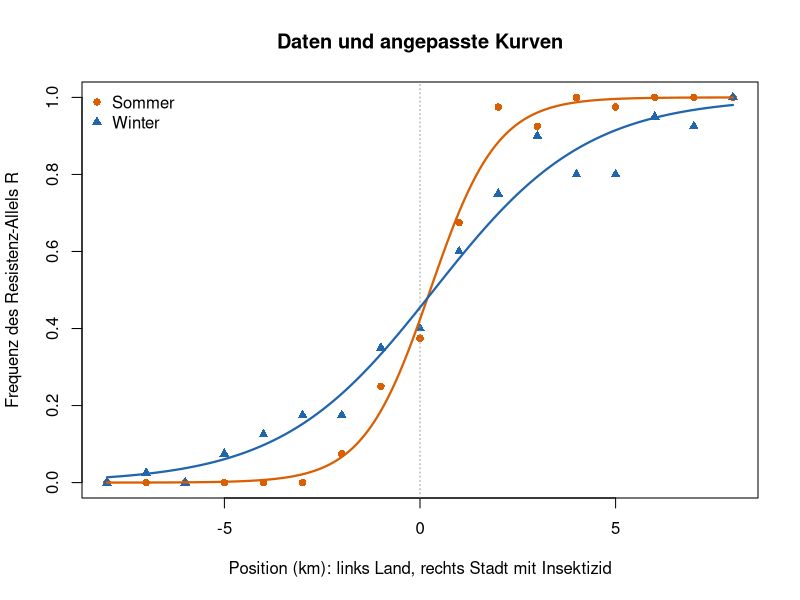
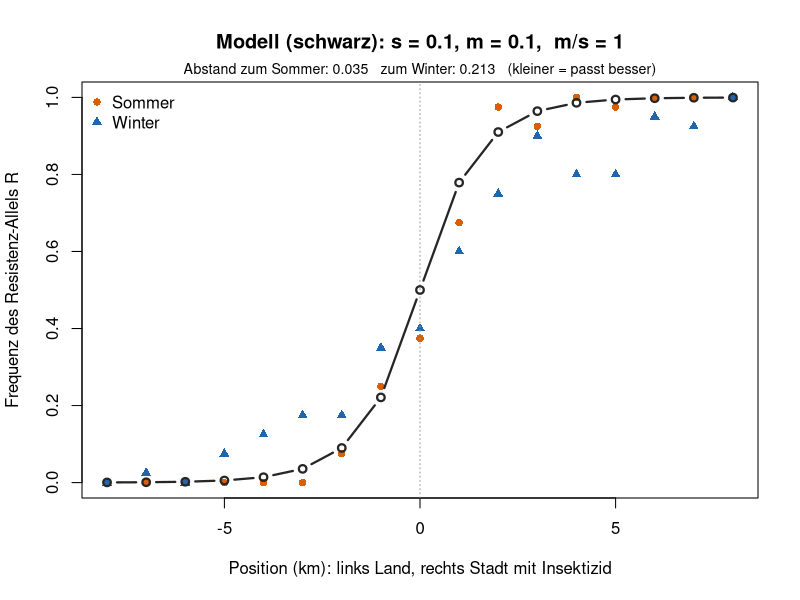
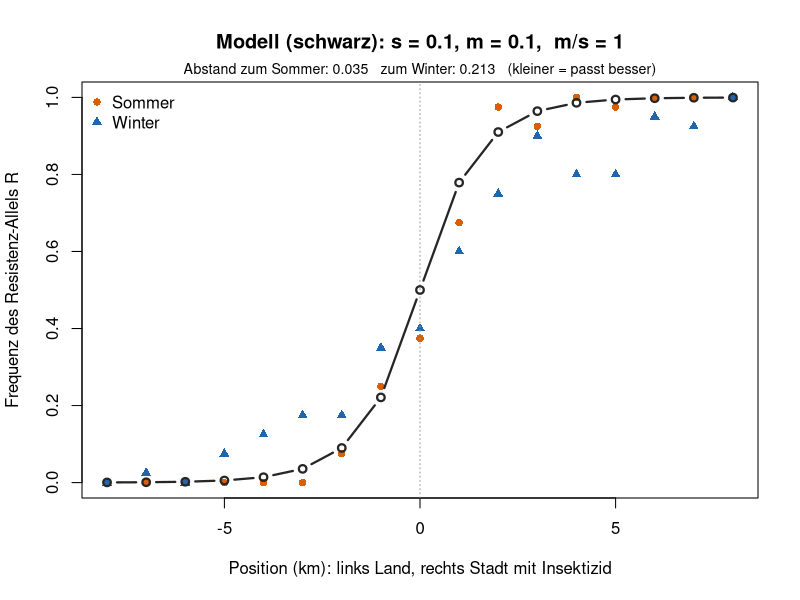
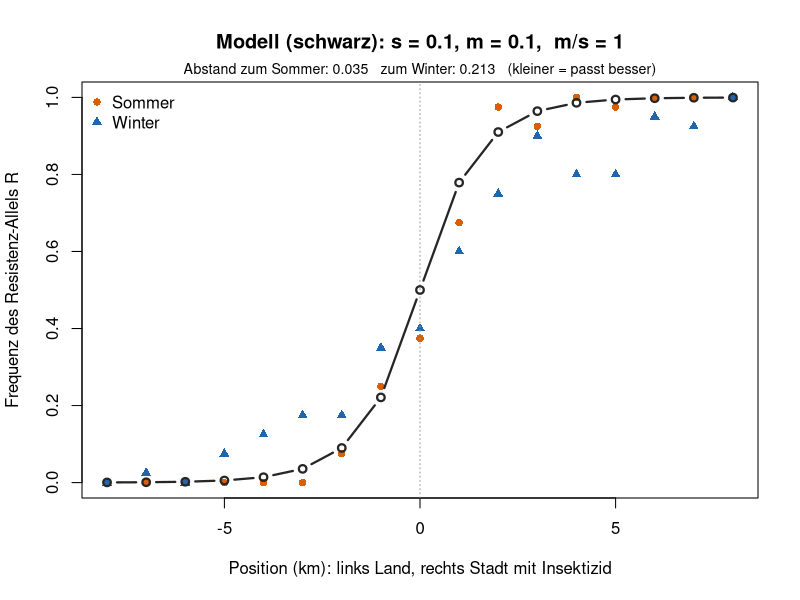
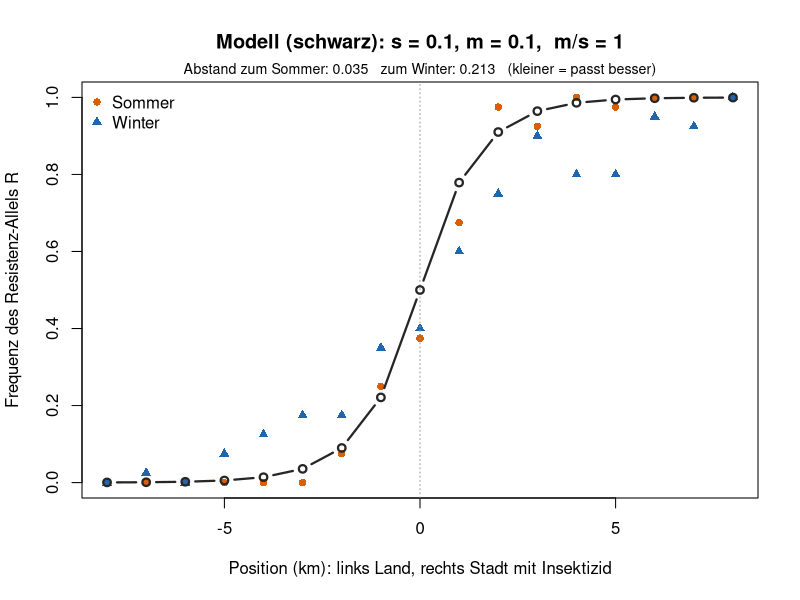
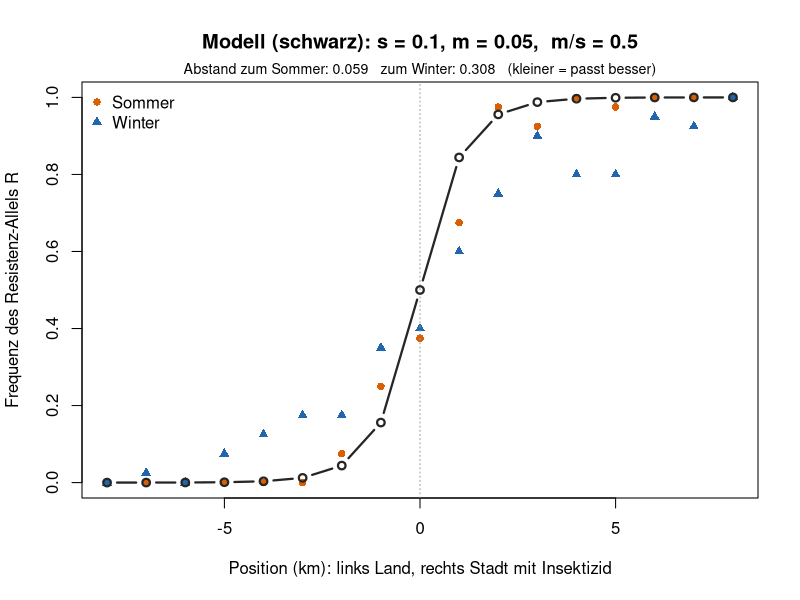

These figures' R source, in order:
# Woche 8 — Notebook · Checkpoint B (nur R, base R)
# Sommer und Winter: eine Resistenz-Cline bei Stechmuecken
# In RStudio: Working Directory = weeks/week-08, dann Zeile fuer Zeile ausfuehren.
# Kein Programmieren: nur ausfuehren und in Teil 2 eine Zahl aendern.

# Rund um Montpellier wird gegen Stechmuecken Insektizid gespritzt, auf dem Land nicht. In der Stadt ist das Resistenz-Allel R im Vorteil, auf dem Land kostet es etwas. Die Muecken fliegen hin und her — wie in Woche 7.
#
# Entlang einer Strecke von 17 Stellen (vom Land bis in die Stadt) wurde der Anteil von R gemessen, einmal im Sommer und einmal im Winter. Die beiden Kurven sehen verschieden aus. Warum?

# --- Auftrag ---
#
# Kein Programmieren: Sie fuehren nur Code aus und aendern Zahlen.
#
# 1. Teil 1: Abbildung 1 erzeugen. Was ist im Winter anders? -> F1
# 2. Teil 2: Im Modell s und m aendern (beide gleich, nur s, nur m) und die Werte in eine Tabelle eintragen. -> F2
# 3. Teil 3: Mit biologischem Wissen entscheiden, was sich im Winter geaendert hat. -> F3
# 4. Gespraech: Der Assistenz in 1–2 Minuten mit einer Abbildung erklaeren, warum der Winter anders aussieht.

# ===========================================================================
# 0 · Daten und Funktionen
# ===========================================================================
#
# Einfach ausfuehren. Die Daten sind fuer den Kurs erfunden, aber realistisch.

# Position in km: links (x < 0) Land ohne Insektizid, rechts (x > 0) Stadt mit Insektizid
x <- seq(-8, 8, by = 1)
n <- 40   # untersuchte Allele (Genkopien) pro Stelle

# Anzahl Resistenz-Allele R pro Stelle (Kursdaten)
k_sommer <- c(0, 0, 0, 0, 0, 0, 3, 10, 15, 27, 39, 37, 40, 39, 40, 40, 40)
k_winter <- c(0, 1, 0, 3, 5, 7, 7, 14, 16, 24, 30, 36, 32, 32, 38, 37, 40)

sommer <- data.frame(x = x, p = k_sommer / n)
winter <- data.frame(x = x, p = k_winter / n)

farben <- c(Sommer = "#d95f02", Winter = "#2166ac")

# Logistische Kurve: c = Zentrum (p = 0.5), b = Steilheit, Breite = 4 / b
logistisch <- function(x, c, b) 1 / (1 + exp(-b * (x - c)))

passe_an <- function(d) {
  nls(p ~ logistisch(x, c, b), data = d, start = list(c = 0, b = 1))
}

zeige_clines <- function(main = "Resistenz entlang des Transekts") {
  plot(sommer$x, sommer$p, pch = 16, col = farben["Sommer"], ylim = c(0, 1),
       xlab = "Position (km): links Land, rechts Stadt mit Insektizid",
       ylab = "Frequenz des Resistenz-Allels R", main = main)
  points(winter$x, winter$p, pch = 17, col = farben["Winter"])
  abline(v = 0, lty = 3, col = "grey60")
  legend("topleft", c("Sommer", "Winter"), pch = c(16, 17),
         col = farben, bty = "n")
}

vergleiche_clines <- function() {
  fit_s <- passe_an(sommer)
  fit_w <- passe_an(winter)
  zeige_clines(main = "Daten und angepasste Kurven")
  x_fein <- seq(-8, 8, length.out = 200)
  lines(x_fein, predict(fit_s, data.frame(x = x_fein)),
        col = farben["Sommer"], lwd = 2.2)
  lines(x_fein, predict(fit_w, data.frame(x = x_fein)),
        col = farben["Winter"], lwd = 2.2)
  tab <- rbind(Sommer = coef(fit_s), Winter = coef(fit_w))
  data.frame(zentrum_km = round(tab[, "c"], 1),
             breite_km  = round(4 / tab[, "b"], 1))
}

# Modell wie Woche 7, aber 17 Stellen in einer Reihe:
# 1. Selektion lokal: in der Stadt ist R besser, auf dem Land r
# 2. Migration: Anteil m/2 fliegt zu jeder Nachbarstelle
selektionsschritt <- function(p, w) {
  q <- 1 - p
  w_quer <- p^2 * w[1] + 2 * p * q * w[2] + q^2 * w[3]
  (p^2 * w[1] + p * q * w[2]) / w_quer
}

simuliere_cline <- function(s, m, generationen = 3000) {
  p <- rep(0.5, length(x))
  for (t in seq_len(generationen)) {
    for (i in seq_along(x)) {
      w <- if (x[i] > 0) c(1 + s, 1 + s / 2, 1) else c(1, 1 + s / 2, 1 + s)
      if (x[i] == 0) w <- c(1, 1, 1)
      p[i] <- selektionsschritt(p[i], w)
    }
    links  <- c(p[1], p[-length(p)])
    rechts <- c(p[-1], p[length(p)])
    p <- (1 - m) * p + m / 2 * links + m / 2 * rechts
  }
  p
}

# Abstand zwischen Modell und Daten (kleiner = passt besser)
abstand <- function(p_modell, daten) round(sum((p_modell - daten$p)^2), 3)

zeige_modell <- function(s, m) {
  p_modell <- simuliere_cline(s, m)
  zeige_clines(main = paste0("Modell (schwarz): s = ", s, ", m = ", m,
                             ",  m/s = ", round(m / s, 1)))
  lines(x, p_modell, col = "grey15", lwd = 2.2, type = "b", pch = 1)
  mtext(paste0("Abstand zum Sommer: ", abstand(p_modell, sommer),
               "   zum Winter: ", abstand(p_modell, winter),
               "   (kleiner = passt besser)"), side = 3, line = 0.2, cex = 0.85)
}

# ===========================================================================
# 1 · Abbildung 1: Sommer und Winter
# ===========================================================================
#
# Die Punkte sind die Messungen. Die Linien sind logistische Kurven, die R an die Punkte anpasst. Zwei Zahlen fassen eine Kurve zusammen:
#
# - Zentrum: wo die Frequenz 0.5 ist,
# - Breite: wie lang der Uebergang vom Land zur Stadt ist.

vergleiche_clines()

# --- F1 ---
#
# Lesen Sie die Tabelle unter der Abbildung. Was ist an der Winter-Kurve anders: das Zentrum, die Breite oder beides?

# ===========================================================================
# 2 · Abbildung 2: Selektion oder Migration?
# ===========================================================================
#
# Das Modell ist dasselbe wie in Woche 7, nur mit 17 Stellen in einer Reihe statt zwei Habitaten:
#
# - s = Selektion: wie stark R in der Stadt hilft (und auf dem Land schadet),
# - m = Migration: welcher Anteil der Muecken pro Generation zu den Nachbarstellen fliegt.
#
# Mit s = 0.1 und m = 0.1 passt das Modell gut zum Sommer:

zeige_modell(s = 0.1, m = 0.1)   # Sommer

# Ueber jeder Abbildung steht der Abstand des Modells zu den Sommer- und zu den Winter-Daten: je kleiner, desto besser passt das Modell.
#
# Versuch A — s und m gleich aendern (so bleibt m/s = 1). Probieren Sie zum Beispiel s = m = 0.05 und s = m = 0.2. Passt das Modell immer noch zum Sommer?

zeige_modell(s = 0.1, m = 0.1)   # hier s und m gleich aendern

# Versuch B — nur s aendern (m bleibt 0.1). Probieren Sie zum Beispiel s = 0.05, 0.02, 0.01. Wann passt das Modell zum Winter?

zeige_modell(s = 0.1, m = 0.1)   # hier nur s aendern

# Versuch C — nur m aendern (s bleibt 0.1). Probieren Sie zum Beispiel m = 0.2, 0.5, 0.8. Wann passt das Modell zum Winter?

zeige_modell(s = 0.1, m = 0.1)   # hier nur m aendern

# --- F2 ---
#
# Tragen Sie Ihre Werte ein (Abstand: zum Sommer bei A, zum Winter bei B und C):
#
# |  | s | m | m/s | Abstand |
# | Sommer | 0.1 | 0.1 | 1 |  |
# | Versuch A |  |  | 1 |  |
# | Versuch A |  |  | 1 |  |
# | Versuch B (Winter) |  | 0.1 |  |  |
# | Versuch C (Winter) | 0.1 |  |  |  |
#
# Was faellt Ihnen an der Spalte m/s auf? Worauf kommt es an: auf s, auf m oder auf m/s? (Erinnerung an Woche 7.)

# ===========================================================================
# 3 · Abbildung 3: Was passiert im Winter wirklich?
# ===========================================================================
#
# Das Modell allein kann nicht entscheiden, ob sich s oder m geaendert hat. Dafuer braucht es Biologie.
#
# Bekannt ist: Im Winter fliegen die Muecken weniger. Viele ueberwintern in Kellern und Hoehlen. Nehmen wir an, m ist im Winter nur noch halb so gross: m = 0.05.
#
# Versuch D — m = 0.05 fest, s suchen. Lassen Sie zuerst s = 0.1 stehen und schauen Sie, was passiert. Verkleinern Sie dann s, bis das Modell zum Winter passt.

zeige_modell(s = 0.1, m = 0.05)   # hier s aendern

# --- F3 ---
#
# 1. Mit m = 0.05 und s = 0.1: Wird die Cline breiter oder enger als im Sommer?
# 2. Welches s brauchen Sie mit m = 0.05 fuer den Winter? Wie viel Selektion ist vom Sommer noch uebrig?
# 3. Warum ist die Selektion im Winter so schwach? Tipp: Wird im Winter gespritzt?

# --- Fuer das Gespraech mit der Assistenz (1–2 Minuten) ---
#
# Zeigen Sie eine Abbildung und sagen Sie drei Saetze:
#
# 1. Was ist im Winter anders? (F1)
# 2. Worauf kommt es im Modell an? (F2)
# 3. Was hat sich im Winter geaendert, und warum ist das plausibel? (F3)
